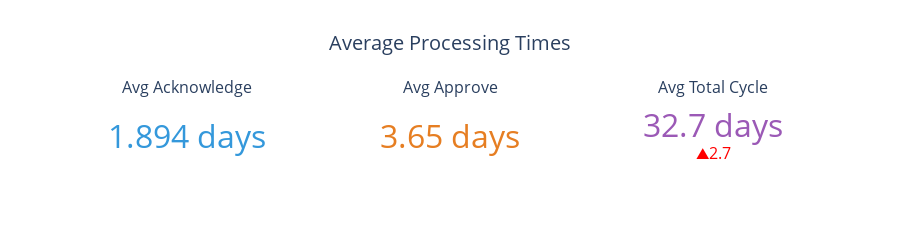

Notebook code for this chart:
### Code cell
# Processing time indicators
fig = make_subplots(
    rows=1, cols=3,
    specs=[[{'type': 'indicator'}]*3],
    subplot_titles=['Avg Acknowledge', 'Avg Approve', 'Avg Total Cycle']
)

fig.add_trace(go.Indicator(
    mode="number",
    value=ack_mean,
    number={'suffix': ' days', 'font': {'size': 32, 'color': '#3498DB'}}
), row=1, col=1)

fig.add_trace(go.Indicator(
    mode="number",
    value=approve_mean,
    number={'suffix': ' days', 'font': {'size': 32, 'color': '#E67E22'}}
), row=1, col=2)

fig.add_trace(go.Indicator(
    mode="number+delta",
    value=avg_cycle,
    delta={'reference': 30, 'decreasing': {'color': 'green'}, 'increasing': {'color': 'red'}},
    number={'suffix': ' days', 'font': {'size': 32, 'color': '#9B59B6'}}
), row=1, col=3)

fig.update_layout(height=250, title={'text': 'Average Processing Times', 'x': 0.5, 'font': {'size': 20}})
fig.show()

### Figure 1 — Plotly figure (JSON) as saved in the notebook; plotly's stock layout.template omitted (floating-point values rounded to 4 significant figures)
{"data": [{"domain": {"x": [0, 0.2889], "y": [0, 1]}, "mode": "number", "number": {"font": {"color": "#3498DB", "size": 32}, "suffix": " days"}, "type": "indicator", "value": 1.894}, {"domain": {"x": [0.3556, 0.6444], "y": [0, 1]}, "mode": "number", "number": {"font": {"color": "#E67E22", "size": 32}, "suffix": " days"}, "type": "indicator", "value": 3.651}, {"delta": {"decreasing": {"color": "green"}, "increasing": {"color": "red"}, "reference": 30}, "domain": {"x": [0.7111, 1], "y": [0, 1]}, "mode": "number+delta", "number": {"font": {"color": "#9B59B6", "size": 32}, "suffix": " days"}, "type": "indicator", "value": 32.7}], "layout": {"annotations": [{"font": {"size": 16}, "showarrow": false, "text": "Avg Acknowledge", "x": 0.1444, "xanchor": "center", "xref": "paper", "y": 1, "yanchor": "bottom", "yref": "paper"}, {"font": {"size": 16}, "showarrow": false, "text": "Avg Approve", "x": 0.5, "xanchor": "center", "xref": "paper", "y": 1, "yanchor": "bottom", "yref": "paper"}, {"font": {"size": 16}, "showarrow": false, "text": "Avg Total Cycle", "x": 0.8556, "xanchor": "center", "xref": "paper", "y": 1, "yanchor": "bottom", "yref": "paper"}], "height": 250, "title": {"font": {"size": 20}, "text": "Average Processing Times", "x": 0.5}}}
